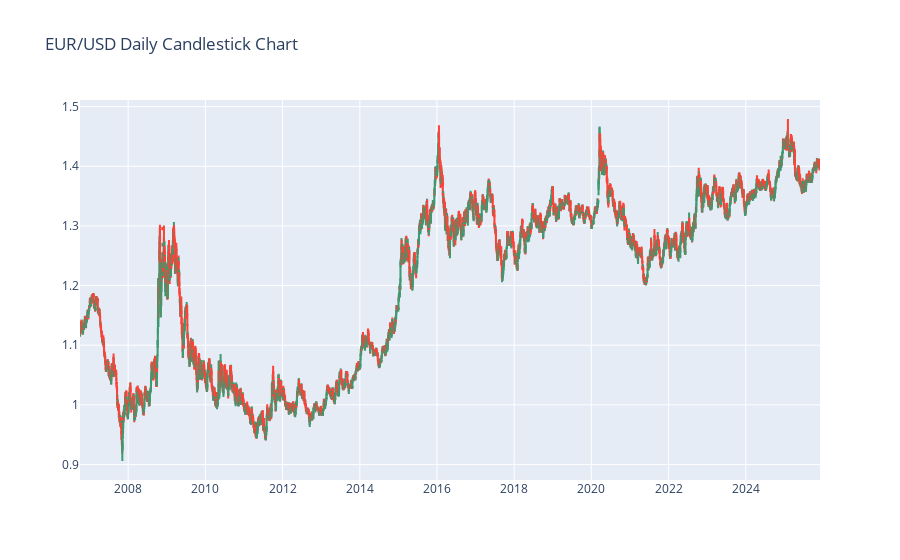

The notebook cell saved with this chart:
### Markdown cell above
___

### Code cell
import pandas as pd
from sqlalchemy import create_engine
import plotly.graph_objects as go

# Connect to SQLite database
engine = create_engine("sqlite:///forex.db")

# Load data from a specific table (example: EUR/USD daily)
table_name = "USD_CAD_daily"
query = f"SELECT * FROM '{table_name}'"
df = pd.read_sql(query, engine)

# Convert date column to datetime if needed
df['index'] = pd.to_datetime(df['index'])
df.set_index('index', inplace=True)

# Create candlestick chart
fig = go.Figure(data=[go.Candlestick(
    x=df.index,
    open=df['open'],
    high=df['high'],
    low=df['low'],
    close=df['close']
)])

fig.update_layout(title="EUR/USD Daily Candlestick Chart", xaxis_rangeslider_visible=False)
fig.show()

### Figure 1 — Plotly figure (JSON) as saved in the notebook; plotly's stock layout.template omitted (floating-point values rounded to 4 significant figures; data arrays with more than 128 entries replaced by an {"elided": "..."} marker saying what was removed)
{"data": [{"close": {"elided": "5000 float values"}, "high": {"elided": "5000 float values"}, "low": {"elided": "5000 float values"}, "open": {"elided": "5000 float values"}, "type": "candlestick", "x": {"elided": "5000 str values"}}], "layout": {"title": {"text": "EUR/USD Daily Candlestick Chart"}, "xaxis": {"rangeslider": {"visible": false}}}}
